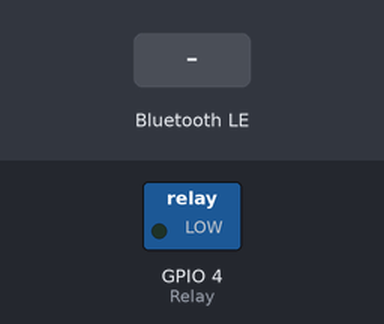
Recording of a sketch running on a simulated ESP32. On the bench: switched loads named in the sketch (green lamp = pin HIGH). The inputs (shaded band) are chosen by the test bench. Nothing arrives over Bluetooth unless stated; a phone connects over Bluetooth LE 3 s after start; what the sketch prints to the serial monitor is not drawn.

Above: at 1.2 s.
1.3 s: Bluetooth LE write "open" received
2.8 s: Bluetooth LE write "1" received
Timing chart, 0 to 5.8 s (numbered marks = the images above; inputs shaded):
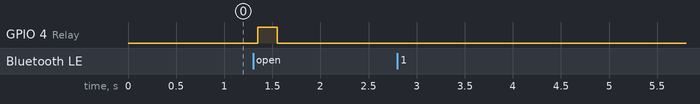

Measured:
- after the input at 1.3 s, GPIO 4 (Relay): LOW → HIGH after 0.05 s, → LOW 0.20 s later
- after the input at 2.8 s, every drawn part: stays the same

The sketch:

Smart_Door_BLE.ino
```cpp
#include <BLEDevice.h>
#include <BLEUtils.h>
#include <BLEServer.h>

// See the following for generating UUIDs:
// https://www.uuidgenerator.net/

#define SERVICE_UUID        "********-****-****-****-************"
#define CHARACTERISTIC_UUID "********-****-****-****-************"

#define Relay     4   //GPIO connected to the relay

class Callback: public BLECharacteristicCallbacks {
    void onWrite(BLECharacteristic *pCharacteristic) {
      std::string value = pCharacteristic->getValue();

      if (value.length() > 0) {
        Serial.print("Recived: ");
        for (int i = 0; i < value.length(); i++)
          Serial.print(value[i]);

        Serial.println();
        if(value=="open") {
          digitalWrite(Relay, HIGH);
          Serial.println("ON");
          delay(200);  // wait for 200 ms
          digitalWrite(Relay, LOW);
          Serial.println("OFF");
        }
        else {
          Serial.println("Unknown command");
        }
      }
    }
};

void setup() {
  Serial.begin(115200);

  pinMode(Relay, OUTPUT);

  BLEDevice::init("Smart Door");
  BLEServer *pServer = BLEDevice::createServer();

  BLEService *pService = pServer->createService(SERVICE_UUID);

  BLECharacteristic *pCharacteristic = pService->createCharacteristic(
                                         CHARACTERISTIC_UUID,
                                         BLECharacteristic::PROPERTY_WRITE
                                       );

  pCharacteristic->setCallbacks(new Callback());

  pService->start();

  BLEAdvertising *pAdvertising = pServer->getAdvertising();
  pAdvertising->start();
}

void loop() {
  // put your main code here, to run repeatedly:
  delay(2000);
}
```
